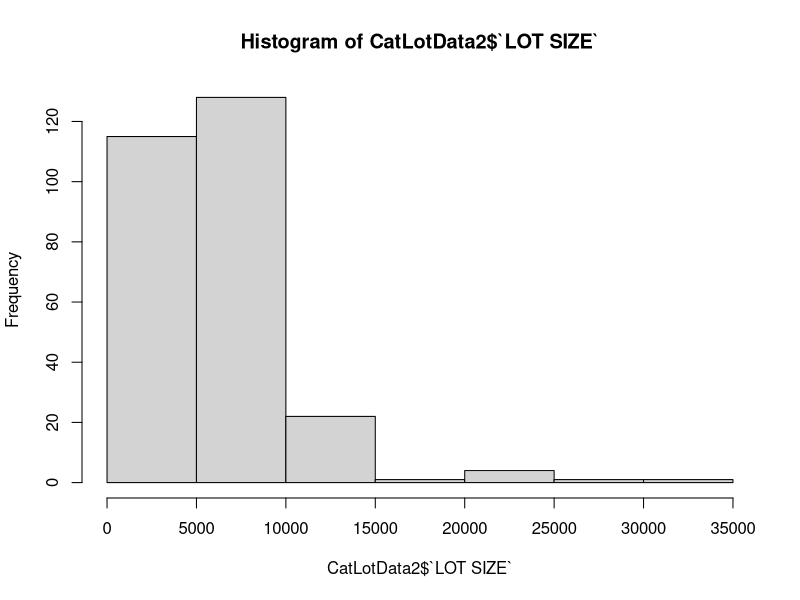

Write the R code that produced this figure.
## ---- chunk 1
knitr::opts_chunk$set(echo = TRUE)
knitr::opts_knit$set(root.dir = normalizePath("C:/Users/randa/Dropbox/Masters/Autumn/TBANLT 540 Applied Regression Analysis/Categorical Variables Lab"))
## ---- chunk 2

options(scipen=10000)
options(digits = 5)
library(readxl)
library(plyr)
library(tidyverse)
library(car)

## ---- chunk 3

CatLotData <- read_excel("98312_Redfin_2021.xlsx")
View(CatLotData)
## ---- chunk 4
CatLotData2 <- CatLotData %>% select(PRICE,BEDS, BATHS,`SQUARE FEET`,`LOT SIZE`,`YEAR BUILT`,`LOCATION`)
summary(CatLotData2)
show(CatLotData2)
## ---- chunk 5
CatLotData2 <-  CatLotData2[complete.cases(CatLotData2), ]
summary(CatLotData2)
## ---- chunk 6
hist(CatLotData2$`LOT SIZE`)

CatLotData2$LotCat<-cut(CatLotData2$`LOT SIZE`, c(0,2500,5000,7500,10000,12500,15000,Inf))

View(CatLotData2)

## ---- chunk 7
CatLotData2$NeighCat<-factor(CatLotData2$LOCATION)
LocCount <- as.data.frame(table(CatLotData2$LOCATION))

summary(CatLotData2$NeighCat)
summary(CatLotData2$PRICE)

Prices<-aggregate(PRICE ~ NeighCat, CatLotData2, mean)

Prices[with(Prices, order(PRICE)),]

show(LocCount)

## ---- chunk 8
#Remove charleston or bremerton
CatLotData3<-CatLotData2[!(CatLotData2$LOCATION=="Charleston" | CatLotData2$LOCATION=="Kitsap Lake"),]


summary(CatLotData2$NeighCat)
summary(CatLotData2$PRICE)

CatLotData3$NeighCat2 <- recode(CatLotData3$NeighCat, 'c("Kitsap Lake", "West Bremerton") = "West Bremerton"; c("Charleston", "Bremerton") = "Bremerton";')

View(CatLotData3)
summary(CatLotData3$NeighCat)



## ---- chunk 9
Prices2<-aggregate(PRICE ~ NeighCat2, CatLotData3, mean)
summary(CatLotData3$NeighCat)
summary(Prices2)


Prices2[with(Prices2, order(PRICE)),]

LocCount2 <- as.data.frame(table(CatLotData3$NeighCat2))

show(LocCount2)
## ---- chunk 10
CatLotData3$NeighCat2<-factor(CatLotData3$NeighCat2,levels=c('West Bremerton', 'Bremerton', 'West Hills', 'Navy Yard City'))     # this is to enforce a order to the reference for the factor variable

summary(CatLotData3$NeighCat2) 

## ---- chunk 11
CatFit1<-lm(PRICE~BATHS+BEDS+`SQUARE FEET`+LotCat+`YEAR BUILT`+ NeighCat2, data=CatLotData3)

summary(CatFit1)

qf(0.99, 13, 246)

## ---- chunk 12
vif(CatFit1)
## ---- chunk 13
CatFit6<-lm(PRICE~LotCat+`YEAR BUILT`+ NeighCat2, data=CatLotData3)
summary(CatFit6)
anova(CatFit1, CatFit6)

CatFit2<-lm(PRICE~BATHS+`SQUARE FEET`+LotCat+`YEAR BUILT`+ NeighCat2, data=CatLotData3)
summary(CatFit2)
anova(CatFit1, CatFit2)

CatFit3<-lm(PRICE~BATHS+BEDS+`SQUARE FEET`+`YEAR BUILT`+ NeighCat2, data=CatLotData3)
summary(CatFit3)
anova(CatFit1,CatFit3)

CatFit4<-lm(PRICE~BATHS+BEDS+`SQUARE FEET`+`YEAR BUILT`+ LotCat, data=CatLotData3)
summary(CatFit4)
anova(CatFit1,CatFit4)

CatFit5<-lm(PRICE~BATHS+`SQUARE FEET`+`YEAR BUILT`+ LotCat+ NeighCat2, data=CatLotData3)
summary(CatFit5)
anova(CatFit1, CatFit5)




